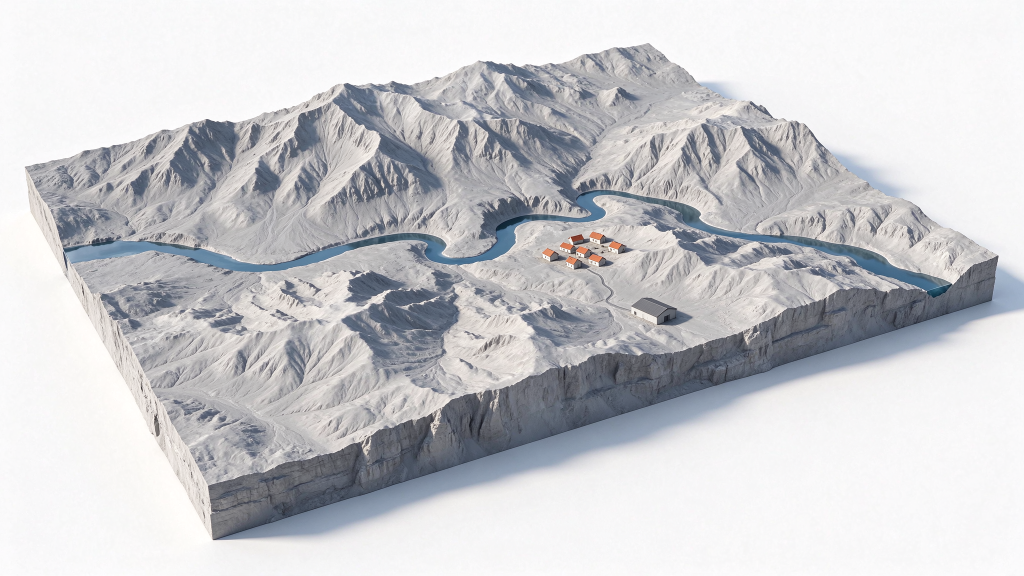
#> input picture figures/scene_a_new.png, 2048 x 1152 px (shown at 1/2 size)
$ python compose_fig_scene3d.py
#> lines starting #> are read from the running program, lines starting #| are printed output that depends on the picture; after the words box and inside, x2 and y2 are one past the last pixel; in counts of white or black regions, pixels touching at a corner belong together
# -*- coding: utf-8 -*-
"""Compose the two terrain panels into Figure 1: no legend, no axes."""
import os
import numpy as np
import matplotlib
matplotlib.use("Agg")
import matplotlib.pyplot as plt
import matplotlib.patheffects as pe
from PIL import Image

ROOT = os.path.dirname(os.path.dirname(os.path.abspath(__file__)))
FIG = os.path.join(ROOT, "figures")

plt.rcParams.update({
    "font.family": "sans-serif",
    "font.sans-serif": ["Arial", "DejaVu Sans", "Liberation Sans"],
    "pdf.fonttype": 42,
})


def bbox(path, pad=8):
#> called with path = 'figures/scene_a_new.png', pad = 8
    im = Image.open(path).convert("RGB")
#> im is the input picture: PIL image 2048x1152 RGB; mean R, G, B 201.1, 201.6, 204.8
    a = np.asarray(im).astype(int)
    bg = np.median(a.reshape(-1, 3), axis=0)
#> bg = [227, 222, 220]
    mask = (np.abs(a - bg).max(axis=2) > 12)
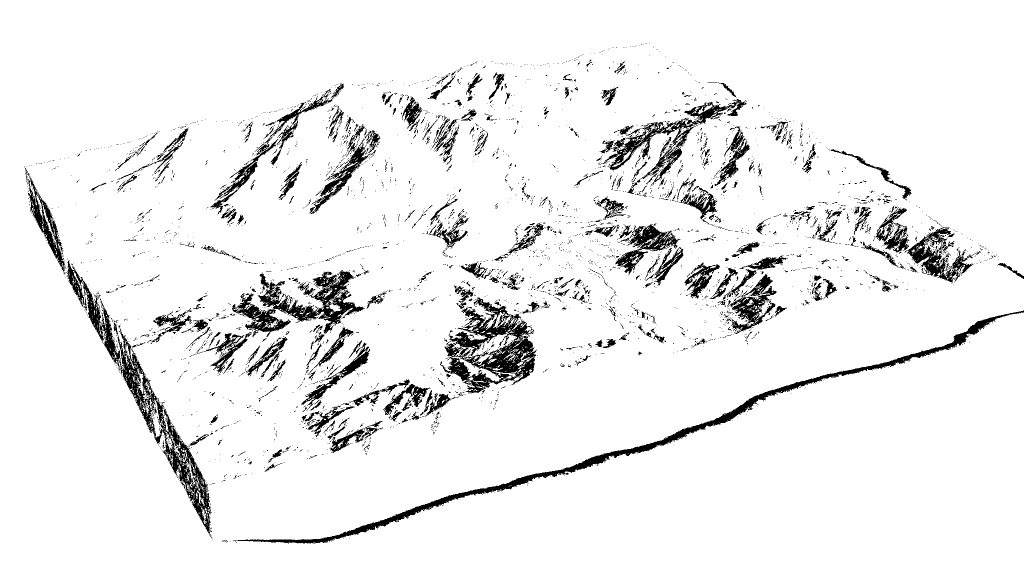
#> mask: shape (1152, 2048) bool (shown at 1/2 size); 93.3% white; 4047 black regions (3658 under 20 px), largest, box (x1, y1, x2, y2) and area: (466, 621, 2048, 1088) 16348, (133, 521, 425, 1077) 15045, (880, 595, 1074, 787) 14234
    ys, xs = np.where(mask)
    return (max(xs.min() - pad, 0), max(ys.min() - pad, 0),
            min(xs.max() + pad, im.width), min(ys.max() + pad, im.height))


def crop(path, box):
    return Image.open(path).convert("RGB").crop(box)


def fit(img, cw, ch):
    canvas = Image.new("RGB", (cw, ch), "white")
    k = min(cw / img.width, ch / img.height)
    new = img.resize((int(img.width * k), int(img.height * k)), Image.LANCZOS)
    canvas.paste(new, ((cw - new.width) // 2, (ch - new.height) // 2))
    arr = np.asarray(canvas).astype(int)
    sat = arr.max(axis=2) - arr.min(axis=2)
    near_white = (arr.min(axis=2) >= 240) & (sat <= 14)
    arr[near_white] = 255
    arr[arr.min(axis=2) >= 250] = 255
    return Image.fromarray(arr.astype(np.uint8))


CW, CH = 1600, 1080
A = os.path.join(FIG, "scene_a_new.png")
B = os.path.join(FIG, "scene_b_new.png")
box = bbox(A)
#> box = (0, 0, 2048, 1152)
pa = fit(crop(A, box), CW, CH)
#> in fit, `canvas = Image.new("RGB", (cw, ch), "white")`: canvas: PIL image 1600x1080 RGB; every value is 255
#> in fit, `canvas.paste(new, ((cw - new.width) // 2, (ch - new.height) // 2))`:
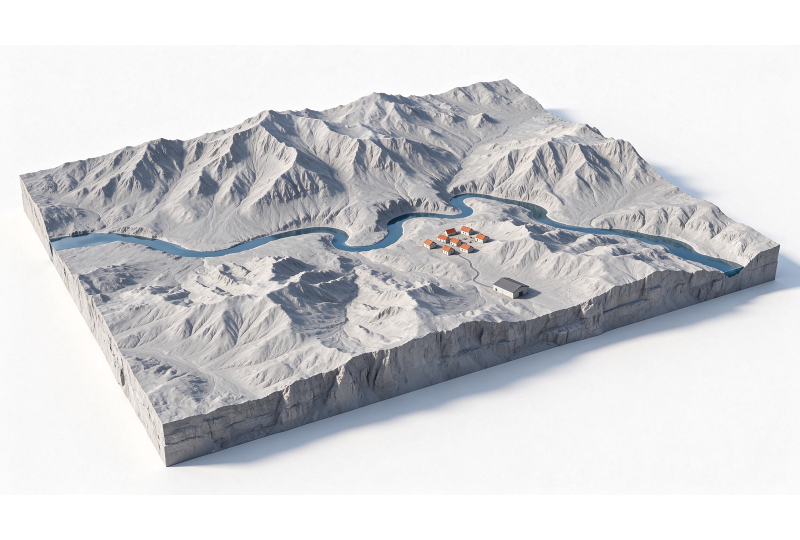
#> canvas: PIL image 1600x1080 RGB (shown at 1/2 size); mean R, G, B 210.1, 210.5, 213.2
#> in fit, `near_white = (arr.min(axis=2) >= 240) & (sat <= 14)`:
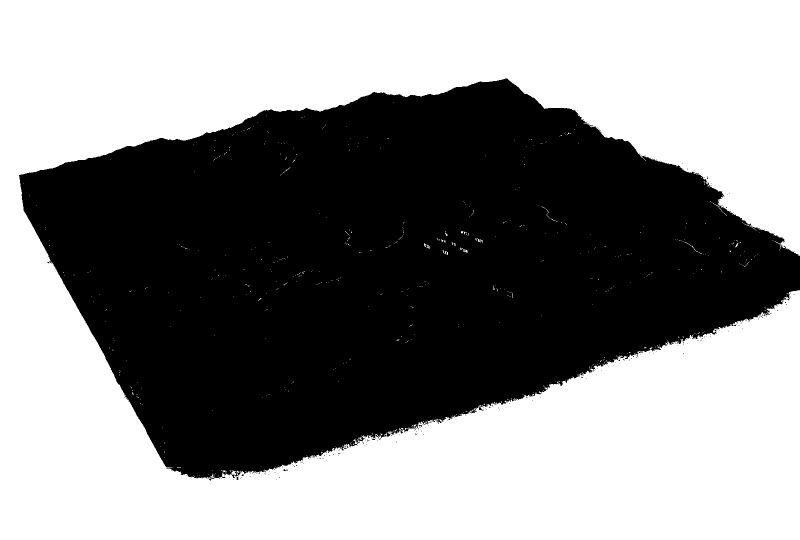
#> near_white: shape (1080, 1600) bool (shown at 1/2 size); 54.5% white; 216 black regions (214 under 20 px), largest, box (x1, y1, x2, y2) and area: (38, 157, 1600, 961) 786622, (464, 949, 470, 956) 26
pb = fit(crop(B, box), CW, CH)
#> call 2 of crop, with path = 'figures/scene_b_new.png', box = (0, 0, 2048, 1152)
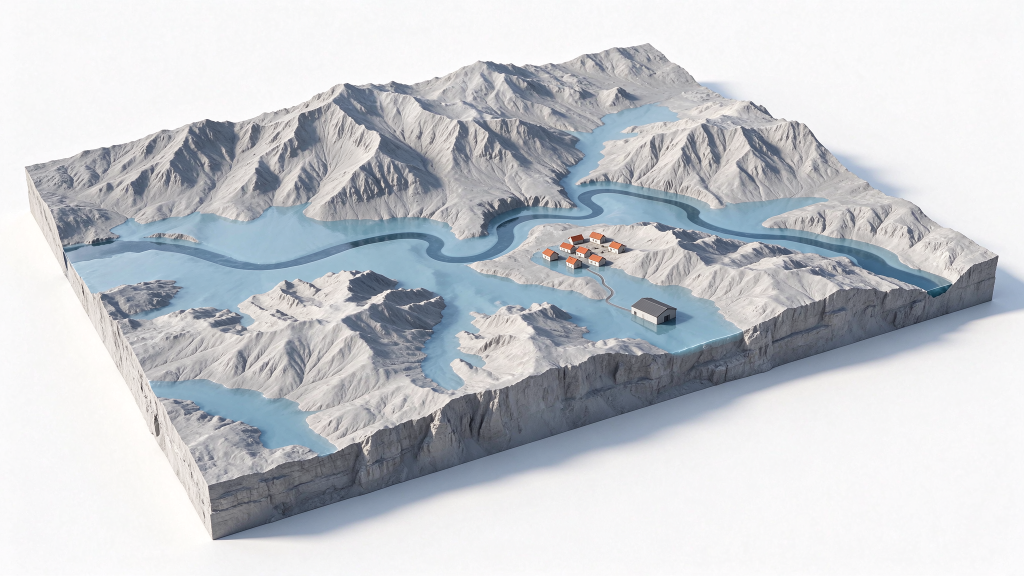
#> input picture figures/scene_b_new.png, 2048 x 1152 px (shown at 1/2 size)
#> in crop, returned value is the input picture: PIL image 2048x1152 RGB; mean R, G, B 198, 201.4, 206.3
#> call 2 of fit, with cw = 1600, ch = 1080
#> in fit (call 2), `canvas.paste(new, ((cw - new.width) // 2, (ch - new.height) // 2))`:
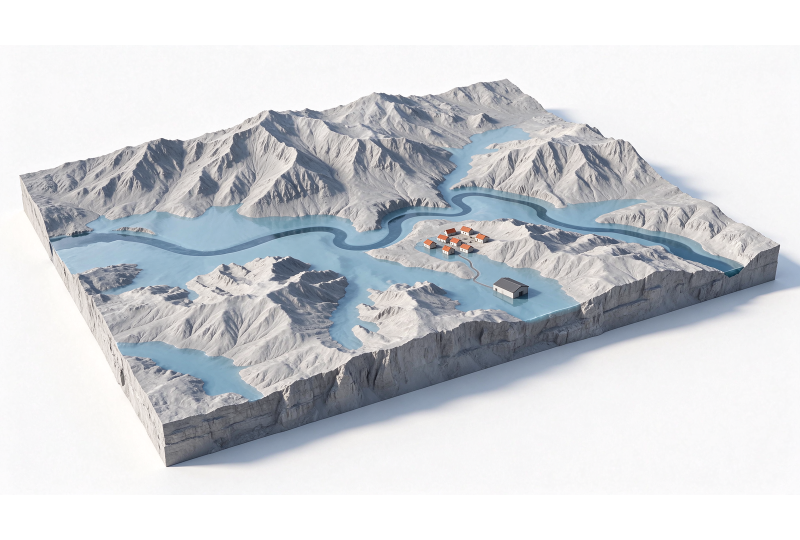
#> canvas: PIL image 1600x1080 RGB (shown at 1/2 size); mean R, G, B 207.5, 210.3, 214.4
#> in fit (call 2), `sat = arr.max(axis=2) - arr.min(axis=2)`:
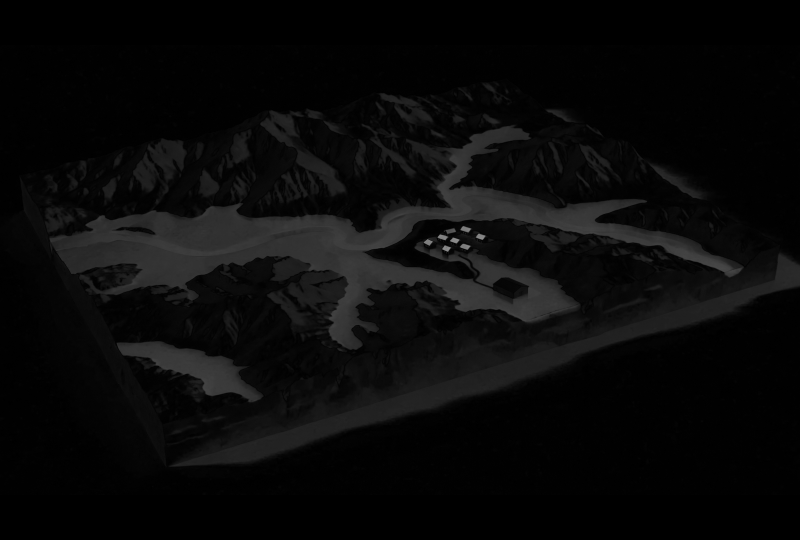
#> sat: shape (1080, 1600) int64 (shown at 1/2 size); min 0, max 148, mean 9.5
#> in fit (call 2), `near_white = (arr.min(axis=2) >= 240) & (sat <= 14)`: near_white: shape (1080, 1600) bool; 54.4% white; 216 black regions (214 under 20 px), largest, box (x1, y1, x2, y2) and area: (38, 157, 1600, 961) 786803, (464, 949, 470, 956) 26

fig = plt.figure(figsize=(6.3, 2.5))
for img, x0, label, title in ((pa, 0.012, "(a)", "Before the flood"),
                              (pb, 0.512, "(b)", "During the flood")):
    ax = fig.add_axes([x0, 0.015, 0.476, 0.90])
    ax.imshow(np.asarray(img))
    ax.axis("off")
    fig.text(x0 + 0.004, 0.945, label, fontsize=10.5, weight="bold", va="top")
    fig.text(x0 + 0.047, 0.945, title, fontsize=9.6, color="#111111", va="top")
#> this loop made 2 passes
#> (x0, label, title) on passes 1 to 2: (0.012, '(a)', 'Before the flood'), (0.512, '(b)', 'During the flood')

# ---- leader-line annotations, in canvas pixels (canvas = 1890 x 750 px) ----
W_PX, H_PX = 1890.0, 750.0
ov = fig.add_axes([0, 0, 1, 1])
ov.set_xlim(0, 1); ov.set_ylim(0, 1); ov.axis("off")


TIPS = []


def lab(txt, text_xy, tip_xy, ha="left", va="center"):
    TIPS.append(tip_xy)
    ov.annotate(txt,
                xy=(tip_xy[0] / W_PX, 1 - tip_xy[1] / H_PX),
                xytext=(text_xy[0] / W_PX, 1 - text_xy[1] / H_PX),
                ha=ha, va=va, fontsize=9.6, color="#111111",
                path_effects=[pe.withStroke(linewidth=2.2, foreground="white")],
                arrowprops=dict(arrowstyle="-", lw=0.85, color="#2b2b2b",
                                shrinkA=2, shrinkB=3))


lab("channel $W_0$", (80, 185), (333, 378))
lab("terrace settlement", (560, 145), (534, 367))
lab("depot", (700, 722), (596, 423))
lab("valley road", (415, 722), (548, 420))

lab("island village\nboat only", (1395, 132), (1477, 370))
lab("road cut by $F$", (1370, 722), (1497, 416))
lab("new inundation $F$", (975, 722), (1175, 362))

if os.environ.get("DBG") == "1":
    for tx, ty in TIPS:
        ov.plot(tx / W_PX, 1 - ty / H_PX, marker="o", ms=3.2, color="#d40000", zorder=10)

out = os.path.join(FIG, "fig_scene3d.pdf")
fig.savefig(out)
fig.savefig(out.replace(".pdf", ".png"), dpi=300)
fig_fn = out.replace(".pdf", ".png")
dbg = os.path.join(FIG, "fig_scene3d_dbg.png")
Image.open(fig_fn).save(dbg)
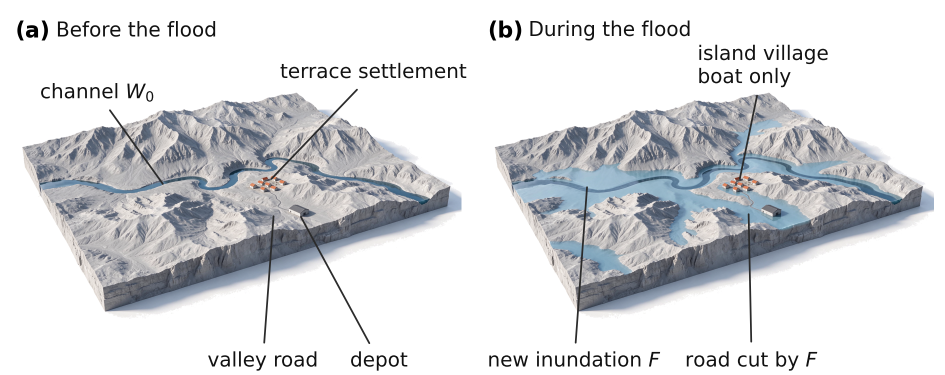
#> saved as fig_scene3d_dbg.png: PIL image 1890x750 RGBA (shown at 1/2 size); mean R, G, B, A 216.5, 217.9, 220.3, 255
print("saved", out)
